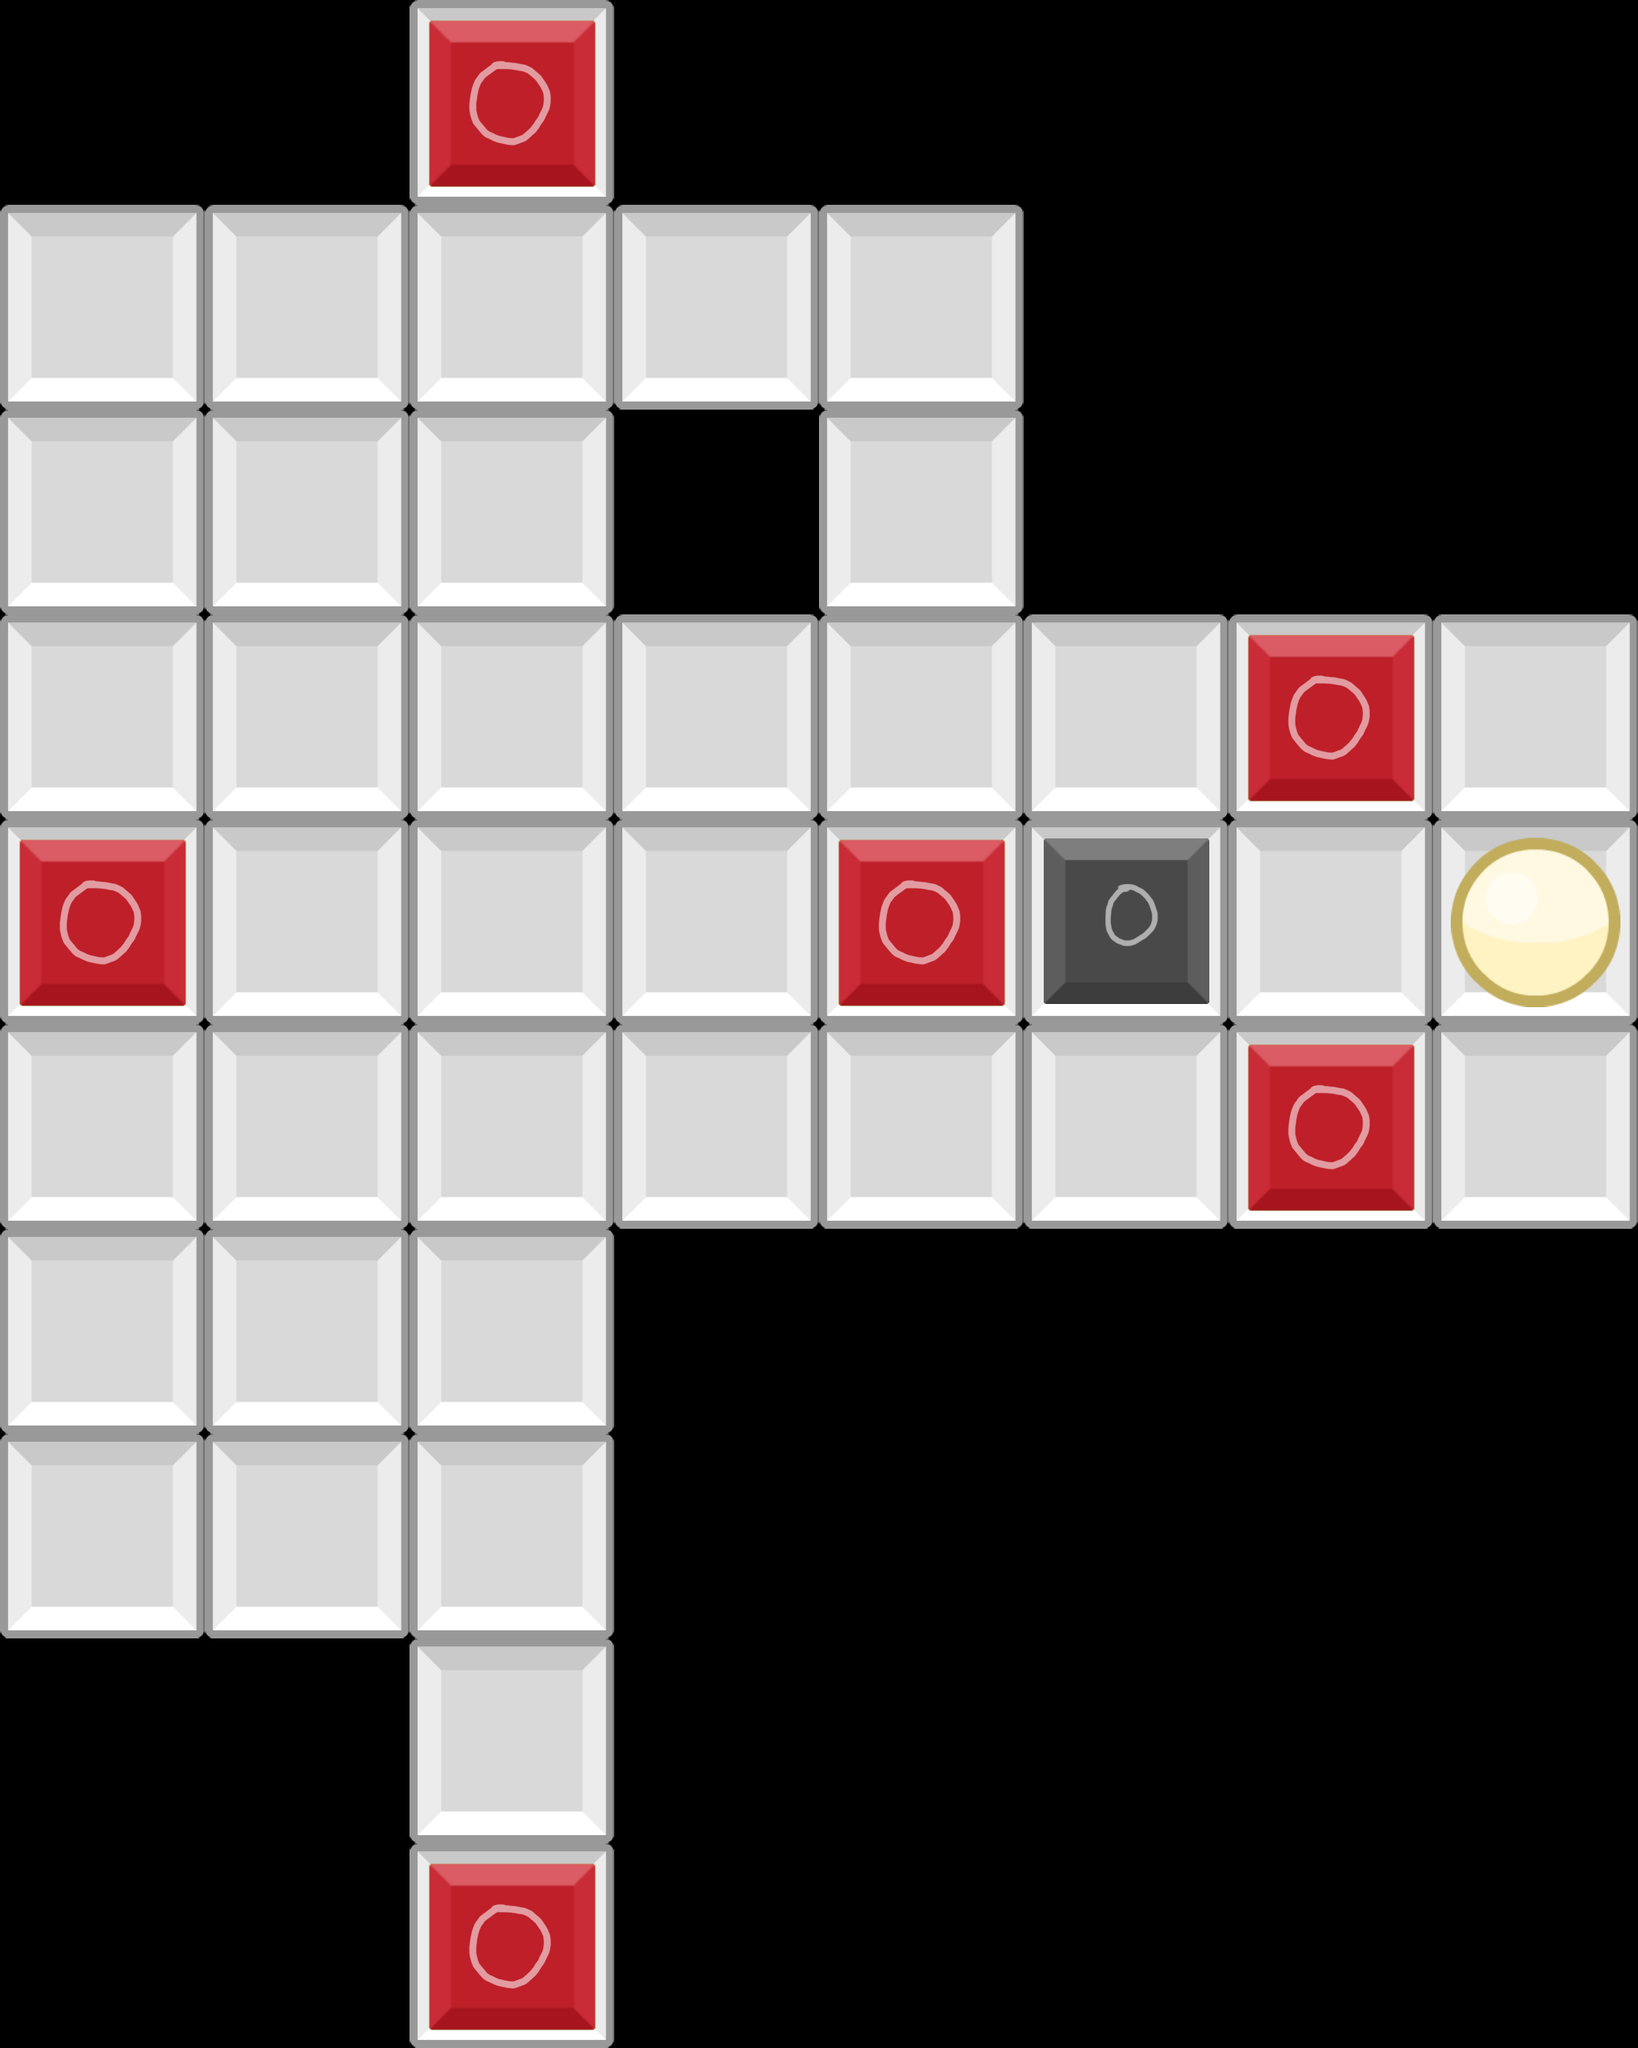

A level layout from a 2D game, rendered from its tile map. Below: a short description, then the map file with its tile-grid data intact:
An orthogonal 8x10 tile map with 256x256 px tiles, 3 tile layers (Floor, Placed, Interactable).

<map version="1.2" tiledversion="1.3.4" orientation="orthogonal" renderorder="right-down" width="8" height="10" tilewidth="256" tileheight="256" infinite="0" nextlayerid="4" nextobjectid="1">
 <tileset firstgid="1" name="prototypeSet" tilewidth="256" tileheight="256" tilecount="16" columns="4">
  <image source="puzzlePrototype.png" width="1024" height="1024" />
 </tileset>
 <layer id="1" name="Floor" width="8" height="10">
  <data encoding="csv">
0,0,1,0,0,0,0,0,
1,1,1,1,1,0,0,0,
1,1,1,0,1,0,0,0,
1,1,1,1,1,1,1,1,
1,1,1,1,1,1,1,1,
1,1,1,1,1,1,1,1,
1,1,1,0,0,0,0,0,
1,1,1,0,0,0,0,0,
0,0,1,0,0,0,0,0,
0,0,1,0,0,0,0,0
</data>
 </layer>
 <layer id="2" name="Placed" width="8" height="10">
  <data encoding="csv">
0,0,0,0,0,0,0,0,
0,0,0,0,0,0,0,0,
0,0,0,0,0,0,0,0,
0,0,0,0,0,0,0,0,
0,0,0,0,0,0,0,0,
0,0,0,0,0,0,0,0,
0,0,0,0,0,0,0,0,
0,0,0,0,0,0,0,0,
0,0,0,0,0,0,0,0,
0,0,0,0,0,0,0,0
</data>
 </layer>
 <layer id="3" name="Interactable" width="8" height="10">
  <data encoding="csv">
0,0,5,0,0,0,0,0,
0,0,0,0,0,0,0,0,
0,0,0,0,0,0,0,0,
0,0,0,0,0,0,5,0,
5,0,0,0,5,3,0,2,
0,0,0,0,0,0,5,0,
0,0,0,0,0,0,0,0,
0,0,0,0,0,0,0,0,
0,0,0,0,0,0,0,0,
0,0,5,0,0,0,0,0
</data>
 </layer>
</map>